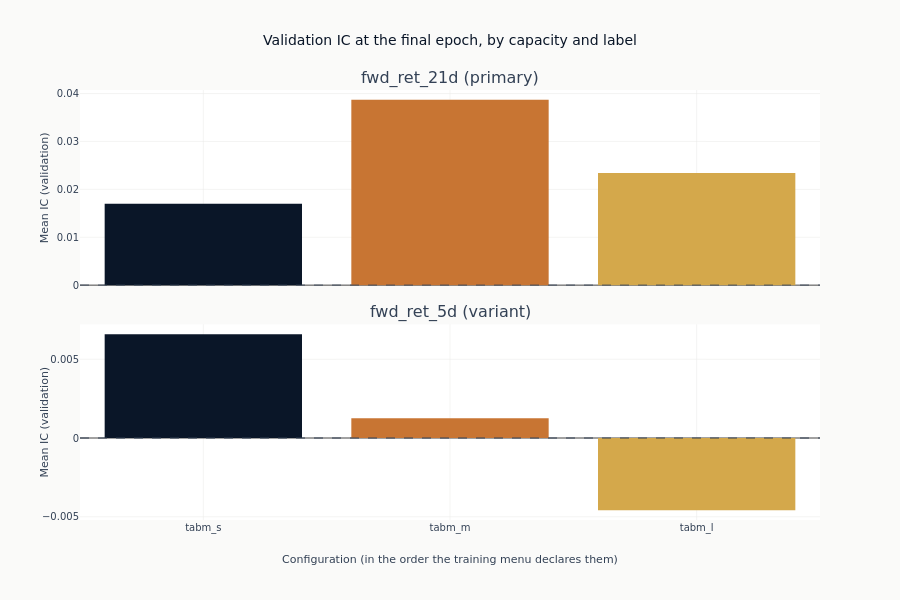

Write notebook code for a chart like this one.
### Markdown cell above
### Comparing the three at the same training length

The chart below drops the checkpoint dimension by taking each configuration's final state, so all
three are compared at the same amount of training. That is the comparison that requires choosing
nothing after the fact. The configurations are in the same order in both panels, the order the
menu declares them in, which steps the width and the member count up together - so a panel
that slopes in one direction is a horizon where capacity moved the ranking measure, and a
panel that does not is one where it did not.

### Code cell
final = (
    catalog.filter(pl.col("checkpoint_value") == pl.col("checkpoint_value").max().over("label"))
    .filter("full_coverage")
    .sort("label", "config_name")
)

fig_capacity = make_subplots(
    rows=len(panel_labels),
    cols=1,
    shared_xaxes=True,
    vertical_spacing=0.09,
    subplot_titles=[
        f"{label} ({'primary' if label == primary else 'variant'})" for label in panel_labels
    ],
)
for row, label in enumerate(panel_labels, start=1):
    panel = final.filter(pl.col("label") == label)
    fig_capacity.add_trace(
        go.Bar(
            x=panel.get_column("config_name").to_list(),
            y=panel.get_column("ic_mean").to_list(),
            marker_color=[color_of[name] for name in panel.get_column("config_name")],
        ),
        row=row,
        col=1,
    )
    fig_capacity.add_hline(
        y=0, line_width=1, line_dash="dash", line_color=COLORS["neutral"], row=row, col=1
    )
    fig_capacity.update_yaxes(title_text="Mean IC (validation)", row=row, col=1)
fig_capacity.update_xaxes(
    categoryorder="array",
    categoryarray=config_order,
    title_text="Configuration (in the order the training menu declares them)",
    row=len(panel_labels),
    col=1,
)
fig_capacity.update_layout(
    title="Validation IC at the final epoch, by capacity and label",
    height=300 * len(panel_labels),
    width=900,
    showlegend=False,
    margin=dict(t=90),
)
capacity_text = ". ".join(
    "The {} panel runs from {:+.3f} to {:+.3f} with {} of {} bars above zero".format(
        label,
        final.filter(pl.col("label") == label).get_column("ic_mean").min(),
        final.filter(pl.col("label") == label).get_column("ic_mean").max(),
        final.filter((pl.col("label") == label) & (pl.col("ic_mean") > 0)).height,
        final.filter(pl.col("label") == label).height,
    )
    for label in panel_labels
)
show_plotly_with_alt(
    fig_capacity,
    "Bar charts of mean validation information coefficient at the final training epoch, one bar "
    "per configuration in menu order and coloured as in the previous figure. One panel per "
    f"label, each with its own vertical scale and a dashed zero line. {capacity_text}.",
)

### Figure 1 — Plotly figure (JSON) as saved in the notebook; plotly's stock layout.template omitted (floating-point values rounded to 4 significant figures)
{"data": [{"marker": {"color": ["#D4A84B", "#C87533", "#0a1628"]}, "type": "bar", "x": ["tabm_l", "tabm_m", "tabm_s"], "xaxis": "x", "y": [0.02339, 0.0387, 0.01701], "yaxis": "y"}, {"marker": {"color": ["#D4A84B", "#C87533", "#0a1628"]}, "type": "bar", "x": ["tabm_l", "tabm_m", "tabm_s"], "xaxis": "x2", "y": [-0.004585, 0.001252, 0.006596], "yaxis": "y2"}], "layout": {"annotations": [{"font": {"size": 16}, "showarrow": false, "text": "fwd_ret_21d (primary)", "x": 0.5, "xanchor": "center", "xref": "paper", "y": 1.0, "yanchor": "bottom", "yref": "paper"}, {"font": {"size": 16}, "showarrow": false, "text": "fwd_ret_5d (variant)", "x": 0.5, "xanchor": "center", "xref": "paper", "y": 0.455, "yanchor": "bottom", "yref": "paper"}], "height": 600, "margin": {"t": 90}, "shapes": [{"line": {"color": "#334155", "dash": "dash", "width": 1}, "type": "line", "x0": 0, "x1": 1, "xref": "x domain", "y0": 0, "y1": 0, "yref": "y"}, {"line": {"color": "#334155", "dash": "dash", "width": 1}, "type": "line", "x0": 0, "x1": 1, "xref": "x2 domain", "y0": 0, "y1": 0, "yref": "y2"}], "showlegend": false, "title": {"text": "Validation IC at the final epoch, by capacity and label"}, "width": 900, "xaxis": {"anchor": "y", "domain": [0.0, 1.0], "matches": "x2", "showticklabels": false}, "xaxis2": {"anchor": "y2", "categoryarray": ["tabm_s", "tabm_m", "tabm_l"], "categoryorder": "array", "domain": [0.0, 1.0], "title": {"text": "Configuration (in the order the training menu declares them)"}}, "yaxis": {"anchor": "x", "domain": [0.545, 1.0], "title": {"text": "Mean IC (validation)"}}, "yaxis2": {"anchor": "x2", "domain": [0.0, 0.455], "title": {"text": "Mean IC (validation)"}}}}
